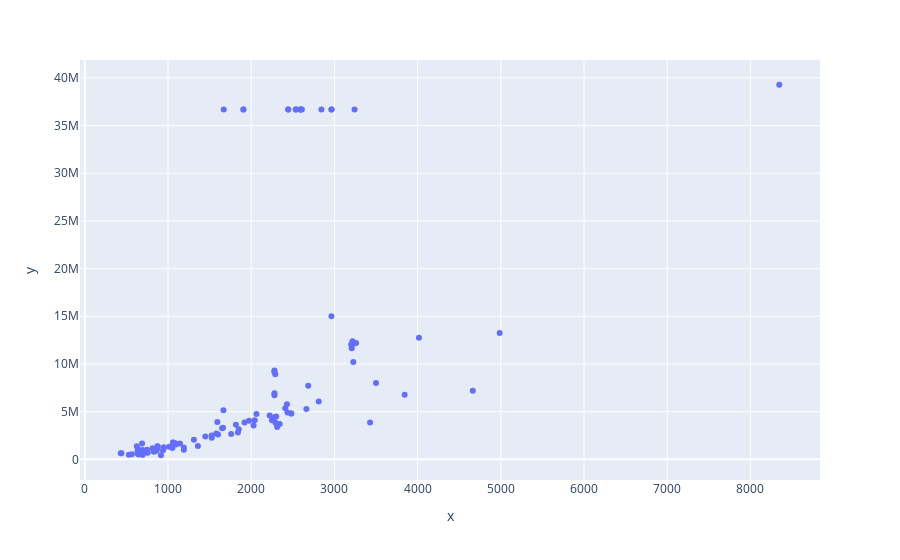

Here is the notebook cell this chart was saved with:
### Code cell
# Make a Plotly Express scatter plot of GROSS_SQUARE_FEET vs SALE_PRICE
import plotly.express as px
px.scatter(x=subset.GROSS_SQUARE_FEET,y=subset.SALE_PRICE)
